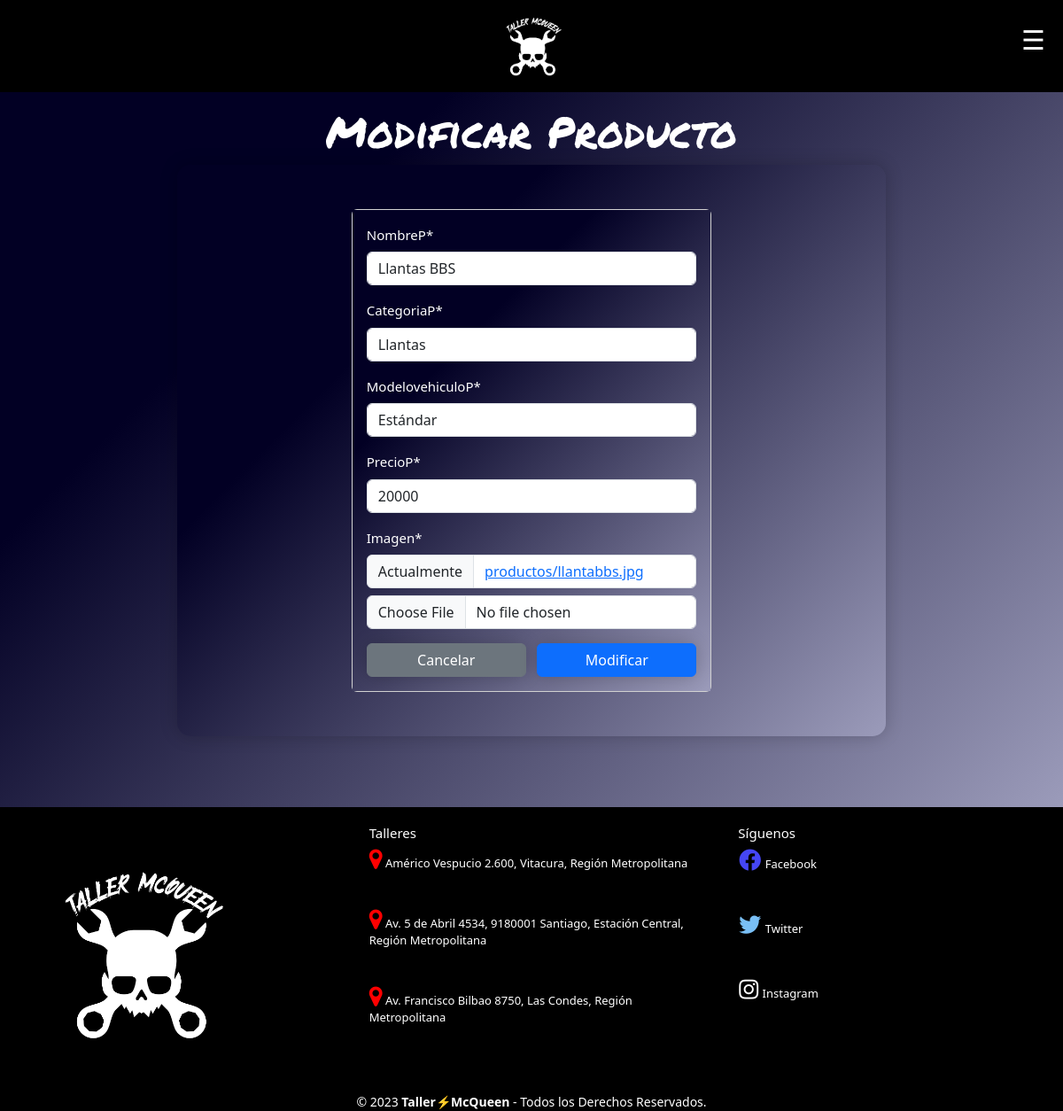
/modificar-crud/16/ (signed in), run on the app's committed database.
### productos/models.py (models this page shows, shortened)
class Producto(models.Model):
    nombreP=models.CharField(max_length=30)
    categoriaP=models.CharField(max_length=30)
    modelovehiculoP=models.CharField(max_length=30)
    precioP=models.IntegerField()
    imagen = models.ImageField(upload_to="productos", null=True)

### productos/views.py (the view, shortened to what this page needs)
# urls.py: path('modificar-crud/<id>/', views.modificarCrud, name='modificar_crud'),
@permission_required('productos.can_view_crud')
def modificarCrud(request, id):
    producto = get_object_or_404(Producto, id=id)
    data = {
        'form': ProductoForm(instance=producto)
    }
    return render(request, 'productos/modificarCrud.html', data)

### productos/forms.py
class ProductoForm(forms.ModelForm):
    class Meta:
        model = Producto
        fields = '__all__'

### productos/context_processor.py (called while the page is built)
def total_carrito(request):
    total = 0
    if request.user.is_authenticated:
        if "carrito" in request.session.keys():
            for key, value in request.session["carrito"].items():
                total += int(value["acumulado"])
    return {"total_carrito": total}

### productos/templates/productos/modificarCrud.html (shortened to what this page needs)
{% extends 'productos/base.html' %}
{% load static %}
{% block contenido %}
{% load crispy_forms_tags %}
<body id="pag-crud">
    <div class="container" id="div-agregar-crud">
        <div class="col-sm-12 col-md-12">
            <h1 id="tit-agregar-crud">Modificar Producto</h1>
            <div class="container" id="formulario-crud" class="card mx-auto">
                <form action="" method="post" enctype="multipart/form-data" >
                    <div class="card mx-auto">
                        <div class="card-body" id="carta">
                            {{ form | crispy }}
                            <input type="reset" value="cancelar" class="btn btn-secondary">
                            <input type="submit" value="modificar" class="btn btn-primary">
                        </div>
                    </div>
                </form>
            </div>
        </div>
    </div>
</body>
{% endblock %}

### productos/static/productos/css/stylex.css (style rules this page uses)
* { margin: 0; padding: 0; border: 0; font-size: 100%; vertical-align: baseline; }
body { text-align: center; font-family: sans-serif; min-height: 100vh; }
.container { text-align: center; }
form { padding: 50px; background: rgb(2, 0, 36); background: linear-gradient( 135deg, rgba(2, 0, 36, 1) 29%, rgba(155, 155,186, 1) 100%, rgba(0, 212, 255,1) 100% ); border-radius: 15px; box-shadow: 0 0 20px rgba(0, 0, 0, 0.2); width: 800px; text-align: left; flex-direction: column; }
label { color: #f5fcff; font-size: 15px; margin-bottom: 15px; }
input, textarea { padding: 20px 15px; background-color: #283b64; border: 0; outline: none; border-radius: 25px; color: #f5fcff; font-size: 16px; }
::placeholder { color: #949fbd; font-size: 16px; }
.btn { padding: 17px 15px; width: 180px; align-self: center; display: flex; text-transform: capitalize; color: #f5fcff; font-size: 16px; box-shadow: 0 0 20px rgba(0, 0, 0, 0.2); cursor: pointer; }
.formulario, form { justify-content: center; align-items: center; display: flex; padding-bottom: 50px; }
.form-label { color: white; }
#carta { background: rgb(2, 0, 36); background: linear-gradient( 135deg, rgba(2, 0, 36, 1) 29%, rgba(155, 155,186, 1) 100%, rgba(0, 212, 255,1) 100% ); border: none; }
#carta, ul li, #hint_id_password2, #hint_id_username { color: white; }
#tit-agregar-crud { font-size: 3rem; padding-top: 120px; text-align: center; color: white; font-family: 'Permanent Marker', cursive; }
#div-agregar-crud { padding-bottom: 30px; }
#pag-crud { background: rgb(2, 0, 36); background: linear-gradient( 135deg, rgba(2, 0, 36, 1) 29%, rgba(155, 155,186, 1) 100%, rgba(0, 212, 255,1) 100% ); }
#formulario-crud { font-style: white; justify-content: center; align-items: center; display: flex; padding-bottom: 50px; }

### data on the page
Producto: nombreP "Llantas BBS", categoriaP "Llantas", modelovehiculoP "Estándar", precioP "20000"
